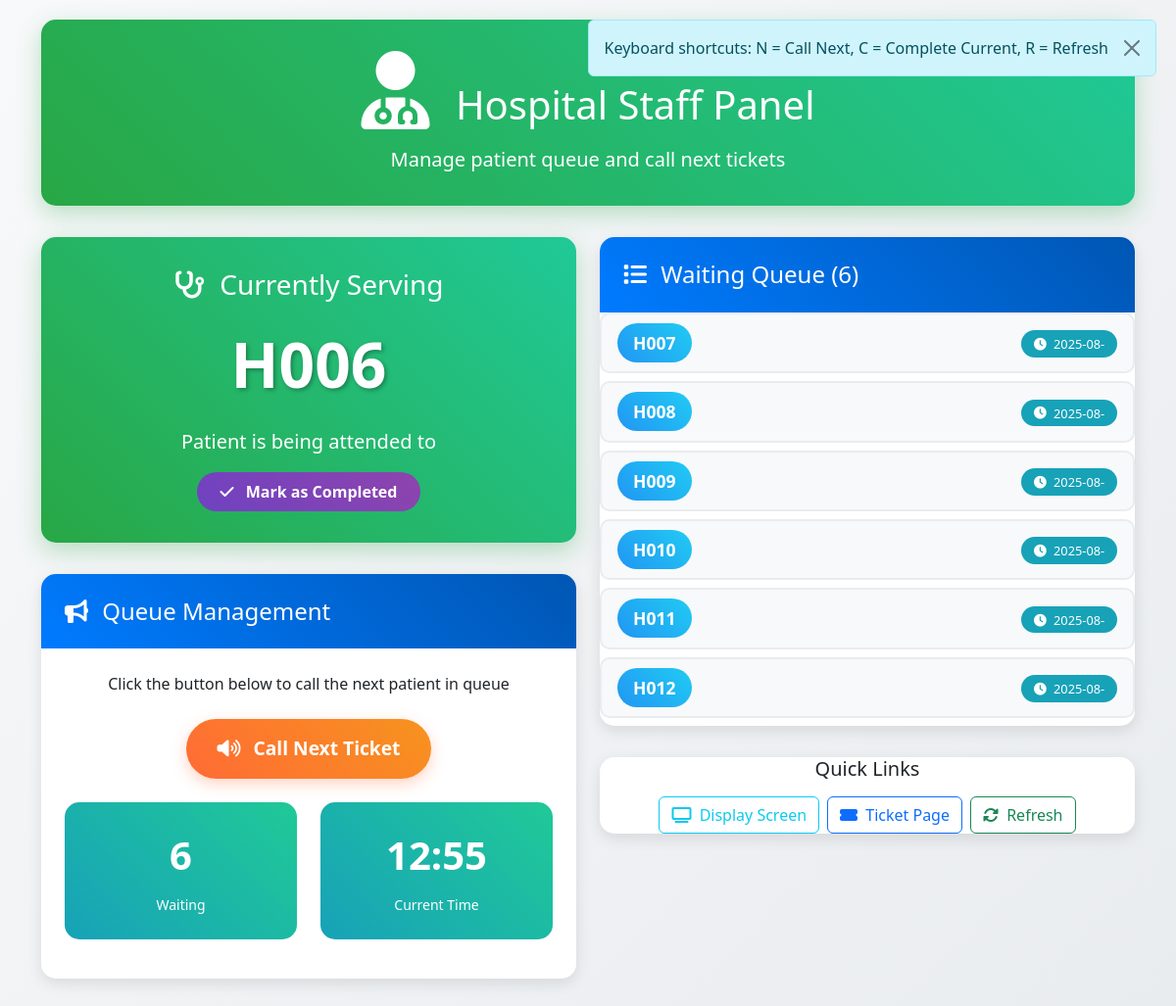
Screenshot of /staff with the database file from the repository.
### tables this page shows
CREATE TABLE tickets (
            id INTEGER PRIMARY KEY AUTOINCREMENT,
            ticket_number TEXT UNIQUE NOT NULL,
            status TEXT DEFAULT 'waiting',
            timestamp DATETIME DEFAULT CURRENT_TIMESTAMP
        );

### app.py (the view)
@app.route('/staff')
def staff():
    conn = get_db_connection()
    cursor = conn.cursor()
    cursor.execute('''
        SELECT id, ticket_number, timestamp FROM tickets
        WHERE status = 'waiting'
        ORDER BY timestamp ASC
    ''')
    waiting_tickets = cursor.fetchall()
    cursor.execute('''
        SELECT ticket_number FROM tickets
        WHERE status = 'serving'
        ORDER BY timestamp ASC
        LIMIT 1
    ''')
    current_serving = cursor.fetchone()
    conn.close()
    return render_template('staff.html',
                         waiting_tickets=waiting_tickets,
                         current_serving=current_serving)

### app.py (called while the page is built)
def get_db_connection():
    conn = sqlite3.connect(DATABASE)
    conn.row_factory = sqlite3.Row  # This allows us to access columns by name
    return conn

### templates/staff.html (shortened to what this page needs)
<!DOCTYPE html>
<html lang="en">
<head>
    <link href="https://cdnjs.cloudflare.com/ajax/libs/bootstrap/5.3.0/css/bootstrap.min.css" rel="stylesheet">
    <link href="https://cdnjs.cloudflare.com/ajax/libs/font-awesome/6.4.0/css/all.min.css" rel="stylesheet">
</head>
<body>
    <div class="container">
        <div class="staff-header text-center">
            <h1 class="mb-3">
                <i class="fas fa-user-md fa-2x me-3"></i>
                Hospital Staff Panel
            </h1>
            <p class="fs-5 mb-0">Manage patient queue and call next tickets</p>
        </div>
        <div class="row">
            <div class="col-lg-6">
                <div class="current-serving-card">
                    <h3 class="mb-3">
                        <i class="fas fa-stethoscope me-2"></i>
                        Currently Serving
                    </h3>
                    {% if current_serving %}
                        <div id="currentServingTicket" class="serving-ticket-number">
                            {{ current_serving.ticket_number }}
                        </div>
                        <p class="fs-5 mb-3">Patient is being attended to</p>
                        <button onclick="completeCurrentTicket()" class="btn complete-btn">
                            <i class="fas fa-check me-2"></i>
                            Mark as Completed
                        </button>
                    {% else %}
                        <div id="currentServingTicket" class="serving-ticket-number">
                            <i class="fas fa-clock"></i>
                        </div>
                        <p class="fs-5 mb-0">No patient currently being served</p>
                    {% endif %}
                </div>
                <div class="staff-card">
                    <div class="card-header-custom">
                        <h4 class="mb-0">
                            <i class="fas fa-bullhorn me-2"></i>
                            Queue Management
                        </h4>
                    </div>
                    <div class="card-body text-center p-4">
                        <p class="mb-4">Click the button below to call the next patient in queue</p>
                        <button id="callNextBtn" onclick="callNextTicket()" class="btn call-next-btn">
                            <i class="fas fa-volume-up me-2"></i>
                            Call Next Ticket
                        </button>
                        <div class="mt-4">
                            <div class="row">
                                <div class="col-6">
                                    <div class="stats-card">
                                        <div id="waitingCount" class="stats-number">{{ waiting_tickets|length }}</div>
                                        <small>Waiting</small>
                                    </div>
                                </div>
                                <div class="col-6">
                                    <div class="stats-card">
                                        <div id="currentTime" class="stats-number"></div>
                                        <small>Current Time</small>
                                    </div>
                                </div>
                            </div>
                        </div>
                    </div>
                </div>
            </div>
            <div class="col-lg-6">
                <div class="staff-card">
                    <div class="card-header-custom">
                        <h4 class="mb-0">
                            <i class="fas fa-list me-2"></i>
                            Waiting Queue (<span id="queueCount">{{ waiting_tickets|length }}</span>)
                        </h4>
                    </div>
                    <div class="card-body" style="max-height: 600px; overflow-y: auto;">
                        <div id="waitingTicketsList">
                            {% if waiting_tickets %}
                                {% for ticket in waiting_tickets %}
                                    <div class="waiting-ticket-item d-flex justify-content-between align-items-center">
                                        <div>
                                            <span class="ticket-number-badge">{{ ticket.ticket_number }}</span>
                                        </div>
                                        <div>
                                            <span class="time-badge">
                                                <i class="fas fa-clock me-1"></i>
                                                {{ ticket.timestamp[:8] if ticket.timestamp else 'Unknown' }}
                                            </span>
                                        </div>
                                    </div>
                                {% endfor %}
                            {% else %}
                                <div class="no-tickets-message">
                                    <i class="fas fa-inbox fa-3x mb-3 text-muted"></i>
                                    <h5>No Tickets in Queue</h5>
                                    <p>All patients have been served or no tickets have been issued yet.</p>
                                </div>
                            {% endif %}
                        </div>
                    </div>
                </div>
                <div class="staff-card mt-3">
                    <div class="card-body text-center">
                        <h5 class="mb-3">Quick Links</h5>
                        <div class="d-flex justify-content-center gap-2 flex-wrap">
                            <a href="/display" class="btn btn-outline-info" target="_blank">
                                <i class="fas fa-tv me-1"></i>
                                Display Screen
                            </a>
                            <a href="/get_ticket" class="btn btn-outline-primary" target="_blank">
                                <i class="fas fa-ticket-alt me-1"></i>
                                Ticket Page
                            </a>
                            <button onclick="refreshData()" class="btn btn-outline-success">
                                <i class="fas fa-sync-alt me-1"></i>
                                Refresh
                            </button>
                        </div>
                    </div>
                </div>
            </div>
        </div>
    </div>
</body>
</html>

### templates/staff.html (style rules this page uses)
body { background: linear-gradient(135deg, #f8f9fa 0%, #e9ecef 100%); font-family: 'Segoe UI', Tahoma, Geneva, Verdana, sans-serif; padding: 20px 0; }
.staff-header { background: linear-gradient(45deg, #28a745, #20c997); color: white; border-radius: 15px; padding: 2rem; margin-bottom: 2rem; box-shadow: 0 8px 25px rgba(40,167,69,0.3); }
.staff-card { background: white; border-radius: 15px; box-shadow: 0 5px 15px rgba(0,0,0,0.1); border: none; margin-bottom: 2rem; }
.card-header-custom { background: linear-gradient(45deg, #007bff, #0056b3); color: white; border-radius: 15px 15px 0 0 !important; border: none; padding: 1.5rem; }
.current-serving-card { background: linear-gradient(45deg, #28a745, #20c997); color: white; border-radius: 15px; padding: 2rem; text-align: center; margin-bottom: 2rem; box-shadow: 0 8px 25px rgba(40,167,69,0.3); }
.serving-ticket-number { font-size: 4rem; font-weight: bold; margin: 1rem 0; text-shadow: 2px 2px 4px rgba(0,0,0,0.3); }
.call-next-btn { background: linear-gradient(45deg, #ff6b35, #f7931e); border: none; border-radius: 50px; padding: 1rem 2rem; font-size: 1.2rem; font-weight: bold; color: white; transition: all 0.3s ease; box-shadow: 0 5px 15px rgba(255,107,53,0.3); }
.complete-btn { background: linear-gradient(45deg, #6f42c1, #8e44ad); border: none; border-radius: 25px; padding: 0.5rem 1.5rem; color: white; font-weight: bold; }
.waiting-ticket-item { background: #f8f9fa; border: 2px solid #e9ecef; border-radius: 10px; padding: 1rem; margin-bottom: 0.5rem; transition: all 0.3s ease; }
.ticket-number-badge { background: linear-gradient(45deg, #2196f3, #21cbf3); color: white; padding: 0.5rem 1rem; border-radius: 25px; font-weight: bold; font-size: 1.1rem; }
.time-badge { background: #17a2b8; color: white; padding: 0.3rem 0.8rem; border-radius: 15px; font-size: 0.8rem; }
.stats-card { background: linear-gradient(45deg, #17a2b8, #20c997); color: white; border-radius: 15px; padding: 1.5rem; text-align: center; margin-bottom: 1rem; }
.stats-number { font-size: 2.5rem; font-weight: bold; margin-bottom: 0.5rem; }

### rows the page displays
tickets: ticket_number "H006"
tickets: ticket_number "H007", timestamp "2025-08-"
tickets: ticket_number "H008", timestamp "2025-08-"
tickets: ticket_number "H009", timestamp "2025-08-"
tickets: ticket_number "H010", timestamp "2025-08-"
tickets: ticket_number "H011", timestamp "2025-08-"
tickets: ticket_number "H012", timestamp "2025-08-"

### other values shown
{{ waiting_tickets|length }} "6"
